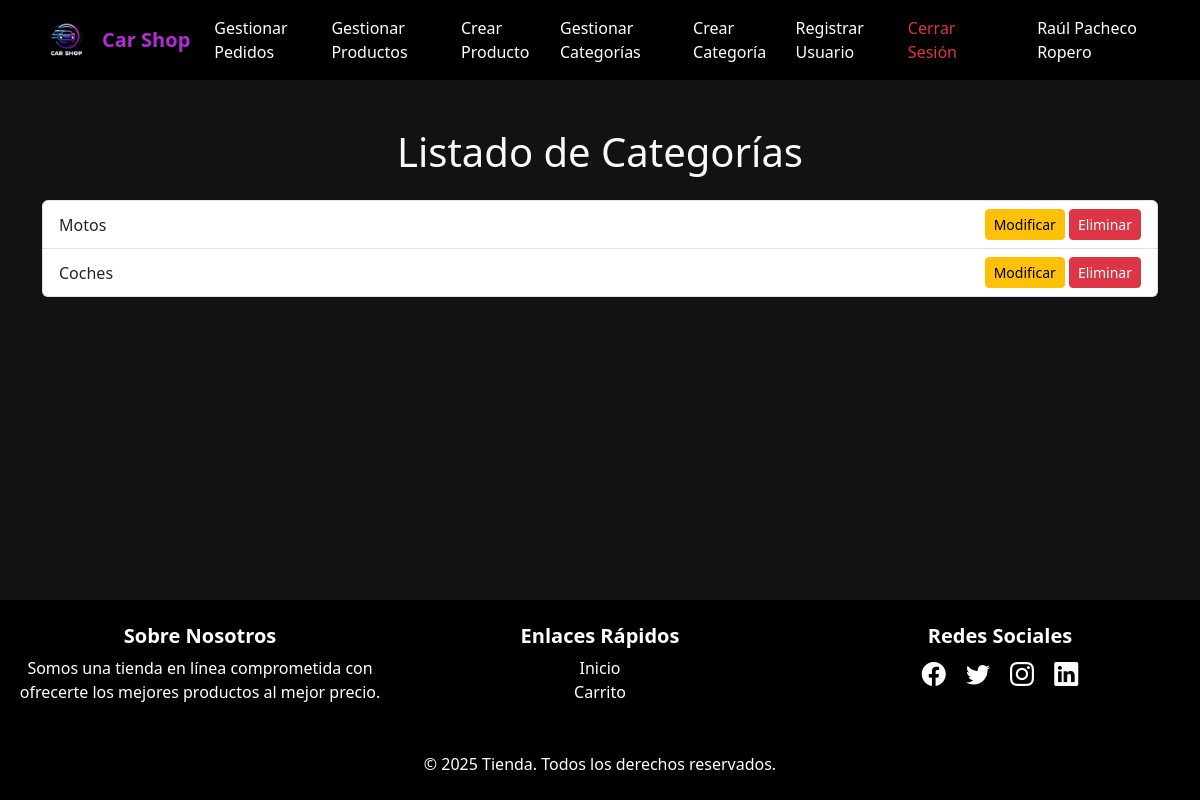
The page /DWES/Tienda_Raul_PachecoRopero/Categoria/mostrarCategorias/ (signed in) on the database as committed earlier.
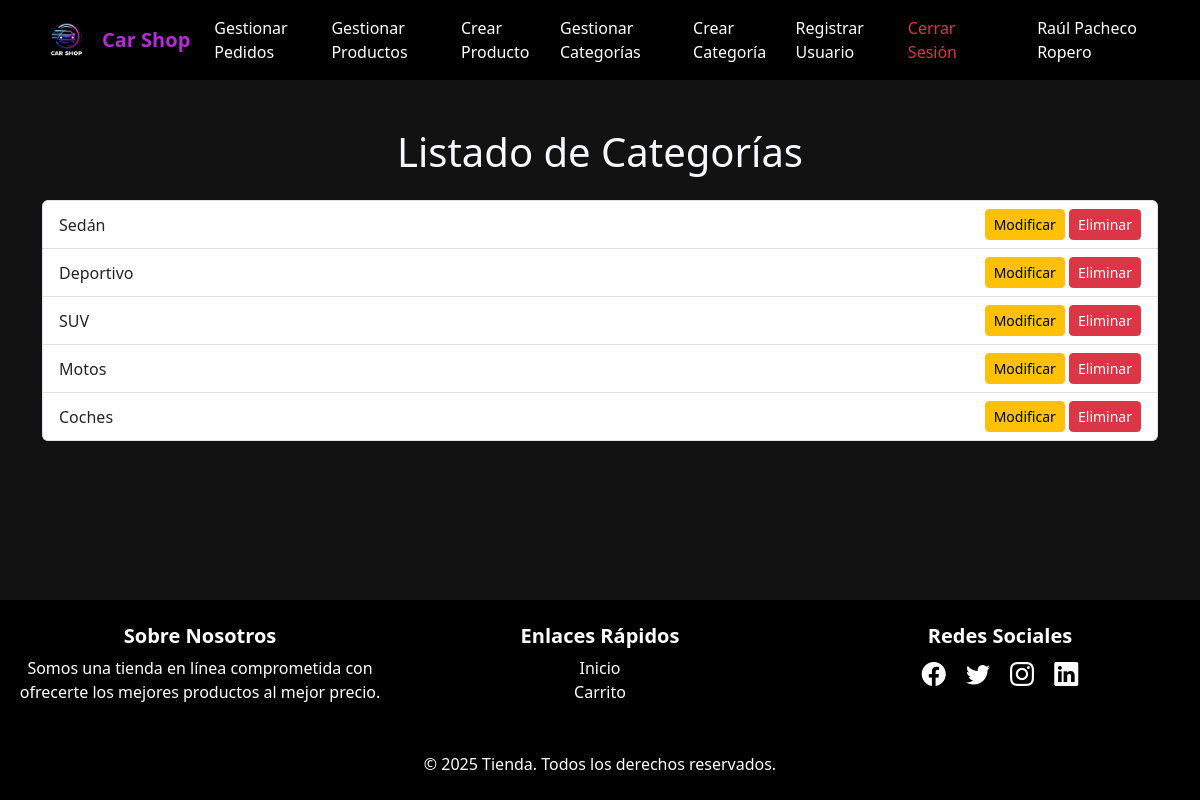
The same page on the database as committed later.
### tables this page shows
CREATE TABLE `categorias` (
  `id` int(255) NOT NULL,
  `nombre` varchar(100) NOT NULL
);

### src/Routes/Routes.php (called while the page is built, shortened)
<?php
class Routes
{
    public static function index()
    {
        Router::add('GET', 'Categoria/mostrarCategorias', function () {
            return (new CategoriaController())->showCategorias();
        });
        Router::dispatch();
    }
}

### index.php (called while the page is built)
<?php
require_once('src/init.php');
?>

### src/Lib/DBConnection.php (called while the page is built, shortened)
<?php
class DBConnection {
    private ?PDO $conexion = null;
    public function __construct(
        private string $servidor = SERVIDOR,
        private string $usuario = USUARIO,
        private string $pass = PASS,
        private string $base_datos = BASE_DATOS
    ) {
        $this->conexion = $this->conectar();
    }
    private function conectar(): ?PDO {
        try {
            $opciones = [
                PDO::MYSQL_ATTR_INIT_COMMAND => "SET NAMES utf8mb4",
                PDO::ATTR_ERRMODE => PDO::ERRMODE_EXCEPTION,
                PDO::ATTR_DEFAULT_FETCH_MODE => PDO::FETCH_ASSOC,
                PDO::ATTR_EMULATE_PREPARES => false
            ];
            return new PDO(
                "mysql:host={$this->servidor};dbname={$this->base_datos};charset=utf8mb4",
                $this->usuario,
                $this->pass,
                $opciones
            );
        } catch (PDOException $e) {
            echo "Error de conexión: " . $e->getMessage() . "<br>";
            return null;
        }
    }
    public function prepare(string $sql): ?\PDOStatement {
        return $this->conexion ? $this->conexion->prepare($sql) : null;
    }
}

### src/Models/categoria.php (called while the page is built, shortened)
<?php
class Categoria {
    public static function getAll(): array {
        try {
            $db = new DBConnection();
            $stmt = $db->prepare("SELECT * FROM categorias ORDER BY id DESC");
            $stmt->execute();
            $categorias = $stmt->fetchAll(PDO::FETCH_ASSOC);
            return $categorias;
        } catch (PDOException $e) {
            error_log("Error en getAll(): " . $e->getMessage());
            return [];
        }
    }
}

### src/Views/categoria/mostrarCategorias.php (the view, shortened to what this page needs)
<!DOCTYPE html>
<html lang="es">
<head>
    <link rel="stylesheet" href="https://cdn.jsdelivr.net/npm/bootstrap@5.3.0/dist/css/bootstrap.min.css">
</head>
<body class="text-light">
    <div class="container mt-5 mb-5">
        <h1 class="text-center mb-4">Listado de Categorías</h1>
        <ul class="list-group">
            <?php if (!empty($categorias)): ?>
                <?php foreach ($categorias as $categoria): ?>
                    <li class="list-group-item d-flex justify-content-between align-items-center">
                        <?= $categoria['nombre'] ?>
                        <div>
                            <form action="<?= BASE_URL ?>Categoria/modificarCategoria" method="GET" style="display: inline;">
                                <button type="submit" class="btn btn-warning btn-sm">Modificar</button>
                            </form>
                            <form action="<?= BASE_URL ?>Categoria/eliminarCategoria" method="POST" style="display: inline;">
                                <button type="submit" class="btn btn-danger btn-sm">Eliminar</button>
                            </form>
                        </div>
                    </li>
                <?php endforeach; ?>
            <?php else: ?>
                <li class="list-group-item">No hay categorías disponibles.</li>
            <?php endif; ?>
        </ul>
    </div>
</body>
</html>

Rows that differ between the two databases and show on the page:
added categorias: nombre "Sedán"
added categorias: nombre "Deportivo"
added categorias: nombre "SUV"
